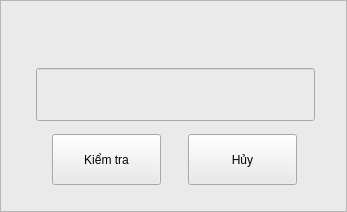
<?xml version="1.0" encoding="UTF-8"?>
<ui version="4.0">
 <class>Frame_forInputPassword</class>
 <widget class="QFrame" name="Frame_forInputPassword">
  <property name="geometry">
   <rect>
    <x>0</x>
    <y>0</y>
    <width>347</width>
    <height>212</height>
   </rect>
  </property>
  <property name="windowTitle">
   <string>Frame</string>
  </property>
  <property name="styleSheet">
   <string notr="true">background-color: rgb(234, 234, 234);</string>
  </property>
  <property name="frameShape">
   <enum>QFrame::StyledPanel</enum>
  </property>
  <property name="frameShadow">
   <enum>QFrame::Raised</enum>
  </property>
  <widget class="QLineEdit" name="lineEdit_forInputPassword">
   <property name="geometry">
    <rect>
     <x>36</x>
     <y>68</y>
     <width>279</width>
     <height>53</height>
    </rect>
   </property>
  </widget>
  <widget class="QLabel" name="label_forShowNameAccount">
   <property name="geometry">
    <rect>
     <x>16</x>
     <y>8</y>
     <width>301</width>
     <height>53</height>
    </rect>
   </property>
   <property name="styleSheet">
    <string notr="true">font: 75 12pt &quot;Ubuntu&quot;;</string>
   </property>
   <property name="text">
    <string/>
   </property>
   <property name="alignment">
    <set>Qt::AlignCenter</set>
   </property>
   <property name="wordWrap">
    <bool>true</bool>
   </property>
  </widget>
  <widget class="QPushButton" name="pushButton_ok">
   <property name="geometry">
    <rect>
     <x>52</x>
     <y>134</y>
     <width>109</width>
     <height>51</height>
    </rect>
   </property>
   <property name="text">
    <string>Kiểm tra</string>
   </property>
  </widget>
  <widget class="QPushButton" name="pushButton_exit">
   <property name="geometry">
    <rect>
     <x>188</x>
     <y>134</y>
     <width>109</width>
     <height>51</height>
    </rect>
   </property>
   <property name="text">
    <string>Hủy</string>
   </property>
  </widget>
 </widget>
 <resources/>
 <connections/>
</ui>
